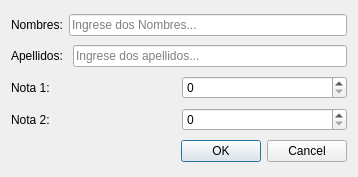
<?xml version="1.0" encoding="UTF-8"?>
<ui version="4.0">
 <class>RegistroForm</class>
 <widget class="QWidget" name="RegistroForm">
  <property name="geometry">
   <rect>
    <x>0</x>
    <y>0</y>
    <width>358</width>
    <height>177</height>
   </rect>
  </property>
  <property name="windowTitle">
   <string>Form</string>
  </property>
  <layout class="QHBoxLayout" name="horizontalLayout_5">
   <item>
    <layout class="QVBoxLayout" name="verticalLayout">
     <item>
      <layout class="QHBoxLayout" name="horizontalLayout_4">
       <item>
        <widget class="QLabel" name="label">
         <property name="text">
          <string>Nombres:</string>
         </property>
        </widget>
       </item>
       <item>
        <widget class="QLineEdit" name="lneName">
         <property name="placeholderText">
          <string>Ingrese dos Nombres...</string>
         </property>
        </widget>
       </item>
      </layout>
     </item>
     <item>
      <layout class="QHBoxLayout" name="horizontalLayout_3">
       <item>
        <widget class="QLabel" name="label_2">
         <property name="text">
          <string>Apellidos: </string>
         </property>
        </widget>
       </item>
       <item>
        <widget class="QLineEdit" name="lneLast">
         <property name="placeholderText">
          <string>Ingrese dos apellidos...</string>
         </property>
        </widget>
       </item>
      </layout>
     </item>
     <item>
      <layout class="QHBoxLayout" name="horizontalLayout">
       <item>
        <widget class="QLabel" name="label_3">
         <property name="text">
          <string>Nota 1:</string>
         </property>
        </widget>
       </item>
       <item>
        <widget class="QSpinBox" name="sbxNot1">
         <property name="maximum">
          <number>50</number>
         </property>
        </widget>
       </item>
      </layout>
     </item>
     <item>
      <layout class="QHBoxLayout" name="horizontalLayout_2">
       <item>
        <widget class="QLabel" name="label_4">
         <property name="text">
          <string>Nota 2:</string>
         </property>
        </widget>
       </item>
       <item>
        <widget class="QSpinBox" name="sbxNot2">
         <property name="maximum">
          <number>50</number>
         </property>
        </widget>
       </item>
      </layout>
     </item>
     <item>
      <widget class="QDialogButtonBox" name="buttonBox">
       <property name="standardButtons">
        <set>QDialogButtonBox::Cancel|QDialogButtonBox::Ok</set>
       </property>
      </widget>
     </item>
    </layout>
   </item>
  </layout>
 </widget>
 <resources/>
 <connections/>
</ui>
